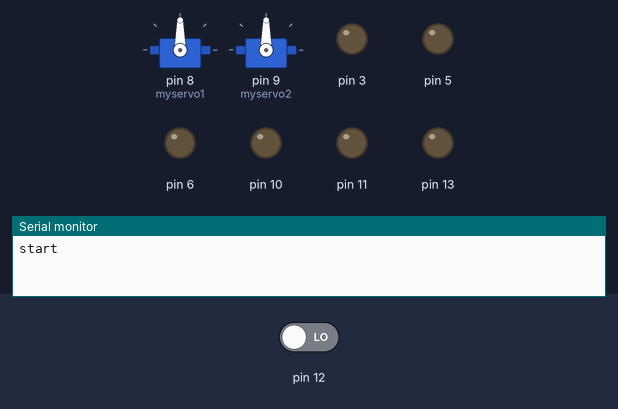
Simulated run of this sketch. Board: Arduino Uno, built with avr-gcc and run on an emulated ATmega328P. Parts: 2 × servo, output pins drawn as LEDs (lit = HIGH), the last lines printed to the serial monitor. Inputs (shaded band) come from the test bench; at power-on: pin 12 LOW.

Above: at 0.1 s.
At 1.4 s:
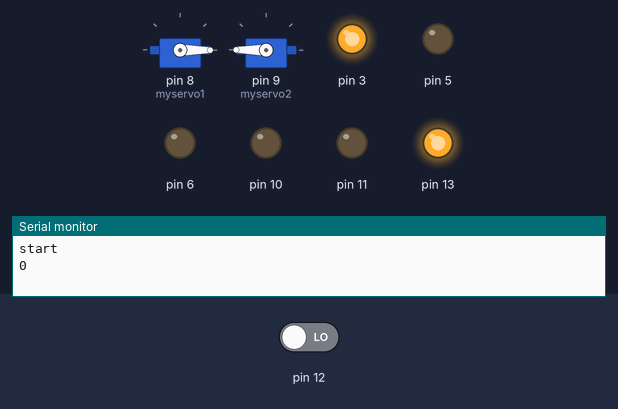
At 6.1 s:
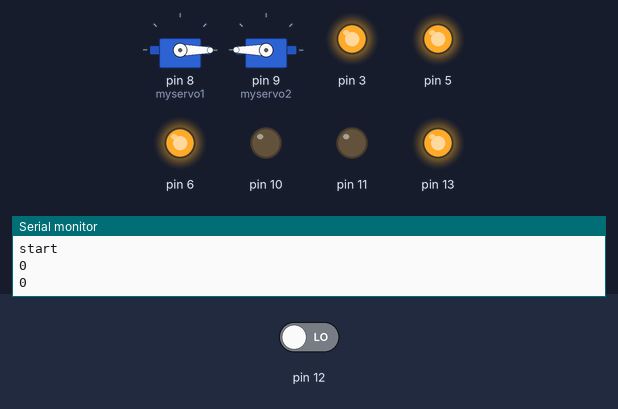
At 16.1 s:
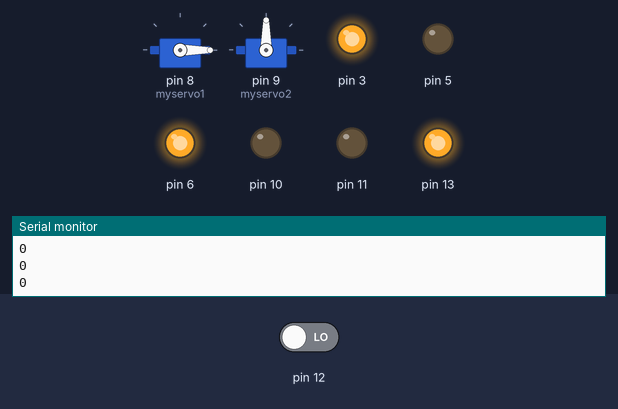
At 24.8 s:
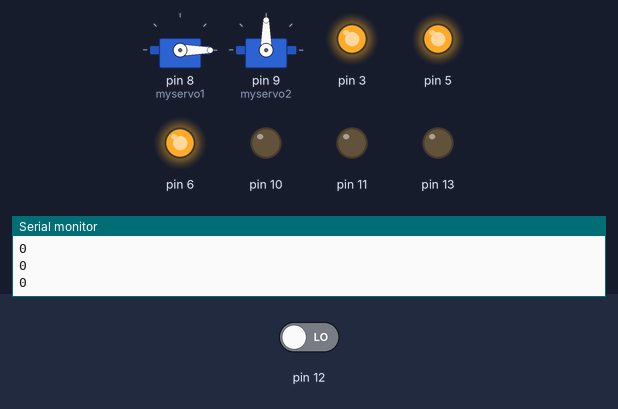
At 36.4 s:
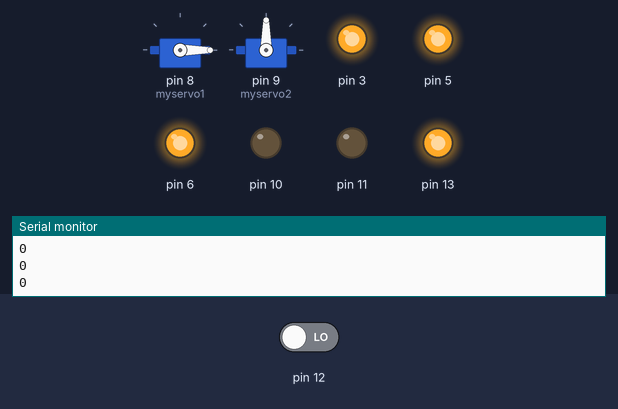
Timing chart, 0 to 40.0 s (numbered marks = the images above):
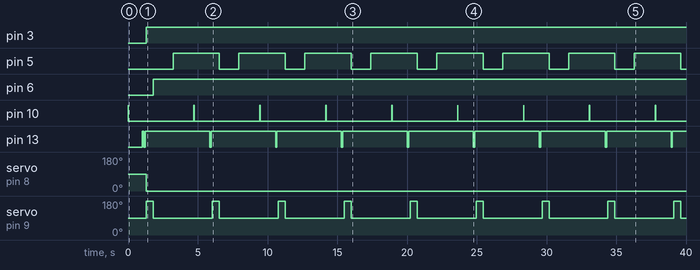

The sketch:

final.ino
```cpp
#include <Servo.h>
/* custom lib for ultrasonic sensor
    download here -> https://bitbucket.org/teckel12/arduino-new-ping/wiki/Home
*/
#include <NewPing.h>

int n;
int duration, distance;
int trigPin = (10);
int echoPin = (12);

Servo myservo1;
Servo myservo2;

void setup() {
  Serial.begin(9600);
  Serial.println("start");
  myservo1.attach(8);
  myservo2.attach(9);
  pinMode(trigPin, OUTPUT);
  pinMode(echoPin, INPUT);
  // head LED
  pinMode(11, OUTPUT);
  // tail LED
  pinMode(13, OUTPUT);
  pinMode(3, OUTPUT);
  // servo 1 signal
  pinMode(5, OUTPUT);
  // servo 2 signal
  pinMode(6, OUTPUT);
}

void loop() {
  digitalWrite(trigPin, HIGH);
  _delay_ms(25);
  digitalWrite(trigPin, LOW);
  duration = pulseIn(echoPin, HIGH);
  distance = (duration/2) / 29.1;
  Serial.println(distance);

  if (distance < 40) {
    digitalWrite(13, HIGH);
    delay(100);
    digitalWrite(13, LOW);
    delay(100);
    digitalWrite(13, HIGH);
    digitalWrite(11, LOW);
    delay(100);
    digitalWrite(3, HIGH);
    myservo1.write(n);
    myservo2.write(180-n);
    delay(500);
    //go back
    digitalWrite(5, LOW);
    myservo1.write(n);
    digitalWrite(6, HIGH);
    myservo2.write(90);
    delay(1400);
    //turn around
    digitalWrite(5, HIGH);
    myservo1.write(0);
    digitalWrite(6, HIGH);
    myservo2.write(90);
    delay(1500);
  }
  else {
    digitalWrite(13, LOW);
    digitalWrite(11, HIGH);
    digitalWrite(3, LOW);
    digitalWrite(5, HIGH);
    myservo1.write(n);
    digitalWrite(6, LOW);
    myservo2.write(180);
  }
}
```

Measured:
- by itself, pin 3: LOW → HIGH at 1.3 s
- by itself, pin 5: alternates HIGH for 3.3 s and LOW for 1.4 s
- by itself, pin 6: LOW → HIGH at 1.8 s
- by itself, pin 10: alternates HIGH for 0.03 s and LOW for 4.7 s
- by itself, pin 13: repeats every 4.7 s: LOW 0.10 s, HIGH 4.6 s
- by itself, servo on pin 8 (myservo1): 90° → 0° at 1.3 s
- by itself, servo on pin 9 (myservo2): alternates 180° for 0.50 s and 90° for 4.2 s
